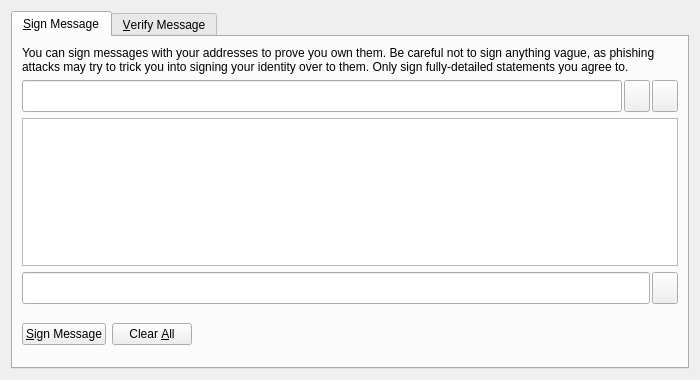
<?xml version="1.0" encoding="UTF-8"?>
<ui version="4.0">
 <class>SignVerifyMessageDialog</class>
 <widget class="QDialog" name="SignVerifyMessageDialog">
  <property name="geometry">
   <rect>
    <x>0</x>
    <y>0</y>
    <width>700</width>
    <height>380</height>
   </rect>
  </property>
  <property name="windowTitle">
   <string>Signatures - Sign / Verify a Message</string>
  </property>
  <property name="modal">
   <bool>true</bool>
  </property>
  <layout class="QVBoxLayout" name="verticalLayout">
   <item>
    <widget class="QTabWidget" name="tabWidget">
     <property name="currentIndex">
      <number>0</number>
     </property>
     <widget class="QWidget" name="tabSignMessage">
      <attribute name="title">
       <string>&amp;Sign Message</string>
      </attribute>
      <layout class="QVBoxLayout" name="verticalLayout_SM">
       <item>
        <widget class="QLabel" name="infoLabel_SM">
         <property name="text">
          <string>You can sign messages with your addresses to prove you own them. Be careful not to sign anything vague, as phishing attacks may try to trick you into signing your identity over to them. Only sign fully-detailed statements you agree to.</string>
         </property>
         <property name="textFormat">
          <enum>Qt::PlainText</enum>
         </property>
         <property name="wordWrap">
          <bool>true</bool>
         </property>
        </widget>
       </item>
       <item>
        <layout class="QHBoxLayout" name="horizontalLayout_1_SM">
         <property name="spacing">
          <number>0</number>
         </property>
         <item>
          <widget class="QValidatedLineEdit" name="addressIn_SM">
           <property name="minimumSize">
            <size>
             <width>0</width>
             <height>32</height>
            </size>
           </property>
           <property name="maximumSize">
            <size>
             <width>16777215</width>
             <height>32</height>
            </size>
           </property>
           <property name="toolTip">
            <string>The address to sign the message with (e.g. iJagcLKkACTYVhyVuDimpU7tW8Xfw6GXQK)</string>
           </property>
           <property name="maxLength">
            <number>34</number>
           </property>
          </widget>
         </item>
         <item>
          <widget class="QPushButton" name="addressBookButton_SM">
           <property name="sizePolicy">
            <sizepolicy hsizetype="Fixed" vsizetype="Fixed">
             <horstretch>0</horstretch>
             <verstretch>0</verstretch>
            </sizepolicy>
           </property>
           <property name="minimumSize">
            <size>
             <width>48</width>
             <height>32</height>
            </size>
           </property>
           <property name="maximumSize">
            <size>
             <width>48</width>
             <height>32</height>
            </size>
           </property>
           <property name="toolTip">
            <string>Choose an address from the address book</string>
           </property>
           <property name="styleSheet">
            <string notr="true">max-width: 24px; min-width: 24px; margin-left: 2px;</string>
           </property>
           <property name="text">
            <string/>
           </property>
           <property name="icon">
            <iconset resource="../Moonshot.qrc">
             <normaloff>:/icons/address-book_w</normaloff>:/icons/address-book_w</iconset>
           </property>
           <property name="shortcut">
            <string>Alt+A</string>
           </property>
           <property name="autoDefault">
            <bool>false</bool>
           </property>
          </widget>
         </item>
         <item>
          <widget class="QPushButton" name="pasteButton_SM">
           <property name="sizePolicy">
            <sizepolicy hsizetype="Fixed" vsizetype="Fixed">
             <horstretch>0</horstretch>
             <verstretch>0</verstretch>
            </sizepolicy>
           </property>
           <property name="minimumSize">
            <size>
             <width>48</width>
             <height>32</height>
            </size>
           </property>
           <property name="maximumSize">
            <size>
             <width>48</width>
             <height>32</height>
            </size>
           </property>
           <property name="toolTip">
            <string>Paste address from clipboard</string>
           </property>
           <property name="styleSheet">
            <string notr="true">max-width: 24px; min-width: 24px; margin-left: 2px;</string>
           </property>
           <property name="text">
            <string/>
           </property>
           <property name="icon">
            <iconset resource="../Moonshot.qrc">
             <normaloff>:/icons/editpaste_w</normaloff>:/icons/editpaste_w</iconset>
           </property>
           <property name="shortcut">
            <string>Alt+P</string>
           </property>
           <property name="autoDefault">
            <bool>false</bool>
           </property>
          </widget>
         </item>
        </layout>
       </item>
       <item>
        <widget class="QPlainTextEdit" name="messageIn_SM">
         <property name="toolTip">
          <string>Enter the message you want to sign here</string>
         </property>
        </widget>
       </item>
       <item>
        <layout class="QHBoxLayout" name="horizontalLayout_2_SM">
         <property name="spacing">
          <number>0</number>
         </property>
         <item>
          <widget class="QLineEdit" name="signatureOut_SM">
           <property name="minimumSize">
            <size>
             <width>0</width>
             <height>32</height>
            </size>
           </property>
           <property name="maximumSize">
            <size>
             <width>16777215</width>
             <height>32</height>
            </size>
           </property>
           <property name="font">
            <font>
             <italic>true</italic>
            </font>
           </property>
           <property name="readOnly">
            <bool>true</bool>
           </property>
          </widget>
         </item>
         <item>
          <widget class="QPushButton" name="copySignatureButton_SM">
           <property name="sizePolicy">
            <sizepolicy hsizetype="Fixed" vsizetype="Fixed">
             <horstretch>0</horstretch>
             <verstretch>0</verstretch>
            </sizepolicy>
           </property>
           <property name="minimumSize">
            <size>
             <width>48</width>
             <height>32</height>
            </size>
           </property>
           <property name="maximumSize">
            <size>
             <width>48</width>
             <height>32</height>
            </size>
           </property>
           <property name="toolTip">
            <string>Copy the current signature to the system clipboard</string>
           </property>
           <property name="styleSheet">
            <string notr="true">max-width: 24px; min-width: 24px; margin-left: 2px;</string>
           </property>
           <property name="text">
            <string/>
           </property>
           <property name="icon">
            <iconset resource="../Moonshot.qrc">
             <normaloff>:/icons/editcopy_w</normaloff>:/icons/editcopy_w</iconset>
           </property>
           <property name="autoDefault">
            <bool>false</bool>
           </property>
          </widget>
         </item>
        </layout>
       </item>
       <item>
        <layout class="QHBoxLayout" name="horizontalLayout_3_SM">
         <item>
          <widget class="QPushButton" name="signMessageButton_SM">
           <property name="toolTip">
            <string>Sign the message to prove you own this Moonshot address</string>
           </property>
           <property name="text">
            <string>&amp;Sign Message</string>
           </property>
           <property name="icon">
            <iconset resource="../Moonshot.qrc">
             <normaloff>:/icons/edit_w</normaloff>:/icons/edit_w</iconset>
           </property>
           <property name="autoDefault">
            <bool>false</bool>
           </property>
          </widget>
         </item>
         <item>
          <widget class="QPushButton" name="clearButton_SM">
           <property name="toolTip">
            <string>Reset all sign message fields</string>
           </property>
           <property name="text">
            <string>Clear &amp;All</string>
           </property>
           <property name="icon">
            <iconset resource="../Moonshot.qrc">
             <normaloff>:/icons/remove_w</normaloff>:/icons/remove_w</iconset>
           </property>
           <property name="autoDefault">
            <bool>false</bool>
           </property>
          </widget>
         </item>
         <item>
          <spacer name="horizontalSpacer_1_SM">
           <property name="orientation">
            <enum>Qt::Horizontal</enum>
           </property>
           <property name="sizeHint" stdset="0">
            <size>
             <width>40</width>
             <height>48</height>
            </size>
           </property>
          </spacer>
         </item>
         <item>
          <widget class="QLabel" name="statusLabel_SM">
           <property name="font">
            <font>
             <weight>75</weight>
             <bold>true</bold>
            </font>
           </property>
           <property name="text">
            <string/>
           </property>
           <property name="wordWrap">
            <bool>true</bool>
           </property>
          </widget>
         </item>
         <item>
          <spacer name="horizontalSpacer_2_SM">
           <property name="orientation">
            <enum>Qt::Horizontal</enum>
           </property>
           <property name="sizeHint" stdset="0">
            <size>
             <width>40</width>
             <height>48</height>
            </size>
           </property>
          </spacer>
         </item>
        </layout>
       </item>
      </layout>
     </widget>
     <widget class="QWidget" name="tabVerifyMessage">
      <attribute name="title">
       <string>&amp;Verify Message</string>
      </attribute>
      <layout class="QVBoxLayout" name="verticalLayout_VM">
       <item>
        <widget class="QLabel" name="infoLabel_VM">
         <property name="text">
          <string>Enter the signing address, message (ensure you copy line breaks, spaces, tabs, etc. exactly) and signature below to verify the message. Be careful not to read more into the signature than what is in the signed message itself, to avoid being tricked by a man-in-the-middle attack.</string>
         </property>
         <property name="textFormat">
          <enum>Qt::PlainText</enum>
         </property>
         <property name="alignment">
          <set>Qt::AlignLeading|Qt::AlignLeft|Qt::AlignTop</set>
         </property>
         <property name="wordWrap">
          <bool>true</bool>
         </property>
        </widget>
       </item>
       <item>
        <layout class="QHBoxLayout" name="horizontalLayout_1_VM">
         <property name="spacing">
          <number>0</number>
         </property>
         <item>
          <widget class="QValidatedLineEdit" name="addressIn_VM">
           <property name="minimumSize">
            <size>
             <width>0</width>
             <height>32</height>
            </size>
           </property>
           <property name="maximumSize">
            <size>
             <width>16777215</width>
             <height>32</height>
            </size>
           </property>
           <property name="toolTip">
            <string>The address the message was signed with (e.g. iJagcLKkACTYVhyVuDimpU7tW8Xfw6GXQK)</string>
           </property>
           <property name="maxLength">
            <number>34</number>
           </property>
          </widget>
         </item>
         <item>
          <widget class="QPushButton" name="addressBookButton_VM">
           <property name="sizePolicy">
            <sizepolicy hsizetype="Fixed" vsizetype="Fixed">
             <horstretch>0</horstretch>
             <verstretch>0</verstretch>
            </sizepolicy>
           </property>
           <property name="minimumSize">
            <size>
             <width>48</width>
             <height>32</height>
            </size>
           </property>
           <property name="maximumSize">
            <size>
             <width>48</width>
             <height>32</height>
            </size>
           </property>
           <property name="toolTip">
            <string>Choose an address from the address book</string>
           </property>
           <property name="styleSheet">
            <string notr="true">max-width: 24px; min-width: 24px; margin-left: 2px;</string>
           </property>
           <property name="text">
            <string/>
           </property>
           <property name="icon">
            <iconset resource="../Moonshot.qrc">
             <normaloff>:/icons/address-book_w</normaloff>:/icons/address-book_w</iconset>
           </property>
           <property name="shortcut">
            <string>Alt+A</string>
           </property>
           <property name="autoDefault">
            <bool>false</bool>
           </property>
          </widget>
         </item>
        </layout>
       </item>
       <item>
        <widget class="QPlainTextEdit" name="messageIn_VM"/>
       </item>
       <item>
        <widget class="QValidatedLineEdit" name="signatureIn_VM">
         <property name="minimumSize">
          <size>
           <width>0</width>
           <height>32</height>
          </size>
         </property>
         <property name="maximumSize">
          <size>
           <width>16777215</width>
           <height>32</height>
          </size>
         </property>
        </widget>
       </item>
       <item>
        <layout class="QHBoxLayout" name="horizontalLayout_2_VM">
         <item>
          <widget class="QPushButton" name="verifyMessageButton_VM">
           <property name="toolTip">
            <string>Verify the message to ensure it was signed with the specified Moonshot address</string>
           </property>
           <property name="text">
            <string>&amp;Verify Message</string>
           </property>
           <property name="icon">
            <iconset resource="../Moonshot.qrc">
             <normaloff>:/icons/transaction_0_w</normaloff>:/icons/transaction_0_w</iconset>
           </property>
           <property name="autoDefault">
            <bool>false</bool>
           </property>
          </widget>
         </item>
         <item>
          <widget class="QPushButton" name="clearButton_VM">
           <property name="toolTip">
            <string>Reset all verify message fields</string>
           </property>
           <property name="text">
            <string>Clear &amp;All</string>
           </property>
           <property name="icon">
            <iconset resource="../Moonshot.qrc">
             <normaloff>:/icons/remove_w</normaloff>:/icons/remove_w</iconset>
           </property>
           <property name="autoDefault">
            <bool>false</bool>
           </property>
          </widget>
         </item>
         <item>
          <spacer name="horizontalSpacer_1_VM">
           <property name="orientation">
            <enum>Qt::Horizontal</enum>
           </property>
           <property name="sizeHint" stdset="0">
            <size>
             <width>40</width>
             <height>48</height>
            </size>
           </property>
          </spacer>
         </item>
         <item>
          <widget class="QLabel" name="statusLabel_VM">
           <property name="font">
            <font>
             <weight>75</weight>
             <bold>true</bold>
            </font>
           </property>
           <property name="text">
            <string/>
           </property>
           <property name="wordWrap">
            <bool>true</bool>
           </property>
          </widget>
         </item>
         <item>
          <spacer name="horizontalSpacer_2_VM">
           <property name="orientation">
            <enum>Qt::Horizontal</enum>
           </property>
           <property name="sizeHint" stdset="0">
            <size>
             <width>40</width>
             <height>48</height>
            </size>
           </property>
          </spacer>
         </item>
        </layout>
       </item>
      </layout>
     </widget>
    </widget>
   </item>
  </layout>
 </widget>
 <customwidgets>
  <customwidget>
   <class>QValidatedLineEdit</class>
   <extends>QLineEdit</extends>
   <header>qvalidatedlineedit.h</header>
  </customwidget>
 </customwidgets>
 <resources>
  <include location="../Moonshot.qrc"/>
 </resources>
 <connections/>
</ui>
